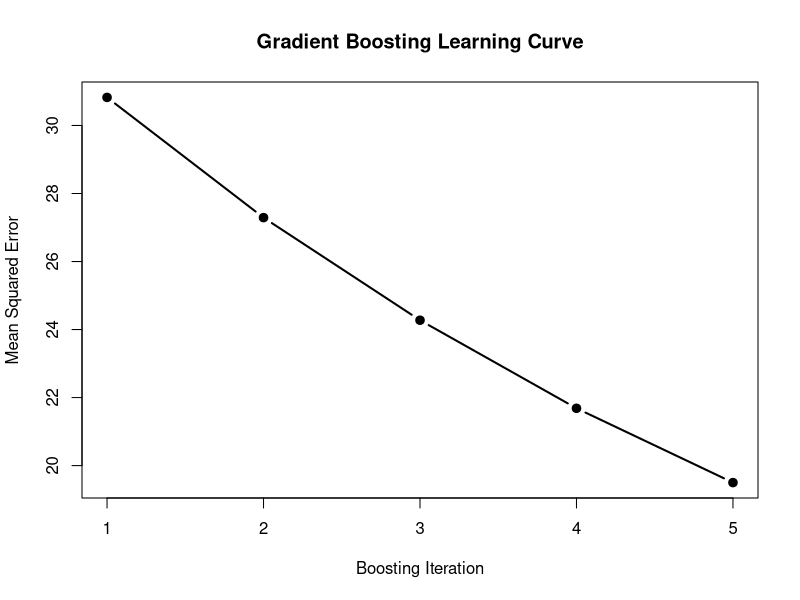
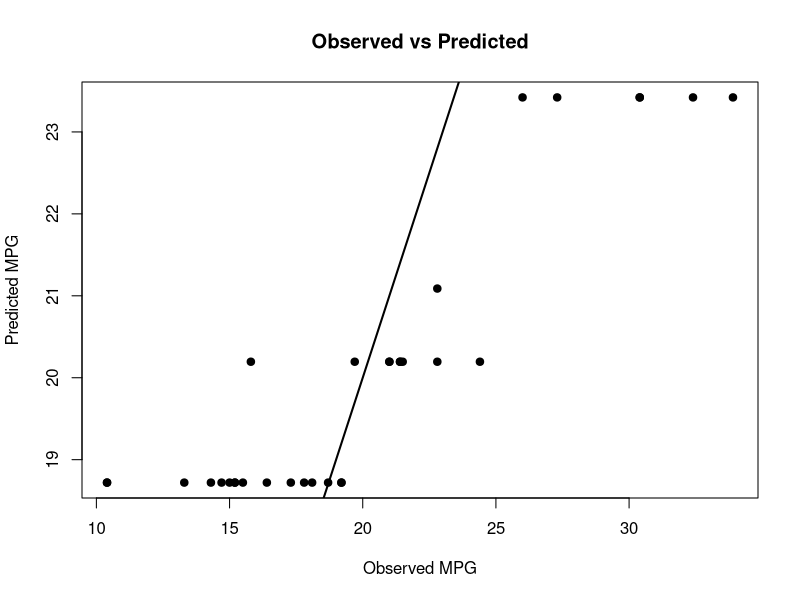

These charts were generated, in order, by the following R code:
## ---- chunk 1

########################################################
## Defining gradient boosting
########################################################

## Gradient Boosting is a supervised ensemble machine learning
## algorithm that combines many weak learners (usually shallow
## decision trees) to improve prediction accuracy.

## Instead of building trees independently like Random Forest,
## Gradient Boosting builds trees sequentially.

## Every new tree attempts to correct the errors made
## by the previous trees.

## Each tree learns from the residual errors,
## making the overall prediction progressively better.


########################################################
## Difference between Random Forest and Gradient Boosting
########################################################

## RANDOM FOREST

## Trees are built independently.

## Uses bootstrap sampling.

## Randomly selects predictors at every split.

## Final prediction:
## Classification -> Majority Vote
## Regression -> Average Prediction

## Trees do not communicate with one another.

########################################################

## GRADIENT BOOSTING

## Trees are built sequentially.

## Every tree learns from previous errors.

## Uses residuals (prediction errors).

## Final prediction is the sum of all tree predictions.

## Usually produces higher predictive accuracy but
## requires longer computation time.


########################################################
## Types of Gradient Boosting
########################################################
## A. Regression Gradient Boosting
########################################################

## Used when the response variable is continuous.

## Example:
## House Price
## Temperature
## Species Richness
## Biomass

## Loss Function

## Mean Squared Error (MSE)

##
##             n
## MSE = (1/n) Σ (yi - ŷi)^2
##            i=1
##

## where

## yi = observed value

## ŷi = predicted value

## Smaller MSE indicates better prediction.


########################################################
## B. Classification Gradient Boosting
########################################################

## Used when the response variable is categorical.

## Example

## Disease
## Species
## Presence/Absence

## Common Loss Function

## Log Loss (Cross Entropy)

##
## L = -Σ[y log(p)+(1-y)log(1-p)]
##

## Smaller Log Loss indicates better classification.


########################################################
## C. Ranking Gradient Boosting
########################################################

## Used to rank observations.

## Applications

## Search engines

## Product recommendations

## Advertisement ranking


########################################################
## D. Survival Gradient Boosting
########################################################

## Used for survival analysis.

## Predicts time until an event occurs.

## Example

## Patient survival

## Equipment failure

## Ecological persistence

########################################################
## Regression Gradient Boosting Algorithm
########################################################

## Step a.
## Prepare the dataset

## Step b.
## Specify the predictor(s) and response variable

## Step c.
## Initialize the model using the mean response

## Step d.
## Compute the residuals

## Step e.
## Fit a regression stump by evaluating every
## possible split and selecting the split that
## minimizes the Residual Sum of Squares (RSS)

## Step f.
## Predict the residuals using the regression stump

## Step g.
## Update the predictions using the learning rate

## Step h.
## Repeat Steps d–g until the desired number
## of boosting iterations (trees) has been built

## Step i.
## Compute the Mean Squared Error (MSE)

## Step j.
## Evaluate the model performance



########################################################
## Mathematical Equations
########################################################

## Initial Prediction

##
## F₀(x) = mean(y)
##

## Residual

##
## rᵢ = yᵢ − Fₘ₋₁(x)
##

## Residual Sum of Squares

##
## RSS = Σ(rᵢ − r̄)²
##

## Update Equation

##
## Fₘ(x) = Fₘ₋₁(x) + ηhₘ(x)
##

## Mean Squared Error

##
##               n
## MSE = (1/n) Σ (yᵢ − Fₘ(x))²
##              i=1
##

## where

## yᵢ = observed value

## Fₘ(x) = prediction after m boosting iterations

## hₘ(x) = prediction from the mth regression stump

## η = learning rate

## r̄ = mean residual within the node

## m = boosting iteration

## Smaller RSS indicates a better regression stump.

## Smaller MSE indicates better model performance.



########################################################
## Manual Regression Gradient Boosting
########################################################

########################################################
## Step a.
## Prepare the dataset
########################################################

data(mtcars)

########################################################
## Step b.
## Specify the predictor(s) and response variable
########################################################

## Predictor

X <- mtcars$wt

## Response

Y <- mtcars$mpg

## Response variable name

response <- "mpg"

########################################################
## Number of observations
########################################################

n <- length(Y)

########################################################
## Learning rate
########################################################

learning_rate <- 0.10

########################################################
## Number of boosting iterations
########################################################

n_trees <- 5

########################################################
## Step c.
## Initialize the model using the mean response
########################################################

F0 <- mean(Y)

cat("Initial Prediction =", F0, "\n")

########################################################
## Initial prediction for every observation
########################################################

prediction <- rep(F0, n)

########################################################
## Store Mean Squared Error
########################################################

mse <- numeric(n_trees)

########################################################
## Store regression stumps
########################################################

forest <- vector("list", n_trees)

########################################################
## Step h.
## Repeat boosting iterations
########################################################

for(tree in 1:n_trees){

  cat("\n=====================================\n")
  cat("Boosting Iteration:", tree, "\n")
  cat("=====================================\n")

########################################################
## Step d.
## Compute the residuals
########################################################

  residual <- Y - prediction

  cat("\nResiduals\n")
  print(round(residual,3))

########################################################
## Step e.
## Fit a regression stump
########################################################

########################################################
## Candidate split values
########################################################

  values <- sort(unique(X))

########################################################
## Candidate split points
########################################################

  splits <- (values[-1] +
             values[-length(values)]) / 2

########################################################
## Initialize best regression stump
########################################################

  best_split <- NA

  best_rss <- Inf

  best_left_mean <- NA

  best_right_mean <- NA

########################################################
## Evaluate every possible split using RSS
########################################################

  for(split in splits){

    left <- residual[X <= split]

    right <- residual[X > split]

    if(length(left)==0 || length(right)==0)
      next

########################################################
## Compute node means
########################################################

    left_mean <- mean(left)

    right_mean <- mean(right)

########################################################
## Compute Residual Sum of Squares (RSS)
########################################################

    rss_left <- sum((left-left_mean)^2)

    rss_right <- sum((right-right_mean)^2)

    rss_total <- rss_left + rss_right

########################################################
## Select the split with the smallest RSS
########################################################

    if(rss_total < best_rss){

      best_rss <- rss_total

      best_split <- split

      best_left_mean <- left_mean

      best_right_mean <- right_mean

    }

  }

########################################################
## Display best regression stump
########################################################

  cat("\nBest Split =", best_split, "\n")

  cat("RSS =", best_rss, "\n")

########################################################
## Step f.
## Predict residuals using the regression stump
########################################################

  weak_prediction <- ifelse(

    X <= best_split,

    best_left_mean,

    best_right_mean

  )

########################################################
## Display stump predictions
########################################################

  cat("\nPredicted Residuals\n")

  print(round(weak_prediction,3))

########################################################
## Step g.
## Update predictions
########################################################

## Fm(x)=Fm-1(x)+ηhm(x)

  prediction <- prediction +
                learning_rate *
                weak_prediction

########################################################
## Display updated predictions
########################################################

  cat("\nUpdated Predictions\n")

  print(round(prediction,3))

########################################################
## Save regression stump
########################################################

  forest[[tree]] <- list(

    split = best_split,

    left_prediction = best_left_mean,

    right_prediction = best_right_mean

  )

########################################################
## Step i.
## Compute Mean Squared Error
########################################################

  mse[tree] <- mean((Y-prediction)^2)

  cat("\nMean Squared Error =",

      round(mse[tree],4),

      "\n")

}

########################################################
## Final Predictions
########################################################

cat("\n=====================================\n")

cat("Final Predictions\n")

cat("=====================================\n")

results <- data.frame(

Observed = Y,

Predicted = round(prediction,3)

)

print(results)

########################################################
## Final Mean Squared Error
########################################################

cat("\nMSE After Each Boosting Iteration\n")

print(round(mse,4))

cat("\nFinal MSE =",

round(tail(mse,1),4),

"\n")

########################################################
## Step j.
## Evaluate Model Performance
########################################################

########################################################
## Plot Learning Curve
########################################################

plot(

1:n_trees,

mse,

type = "b",

pch = 19,

lwd = 2,

xlab = "Boosting Iteration",

ylab = "Mean Squared Error",

main = "Gradient Boosting Learning Curve"

)

########################################################
## Plot Observed vs Predicted
########################################################

plot(

Y,

prediction,

pch = 19,

xlab = "Observed MPG",

ylab = "Predicted MPG",

main = "Observed vs Predicted"

)

abline(0,1,lwd=2)
